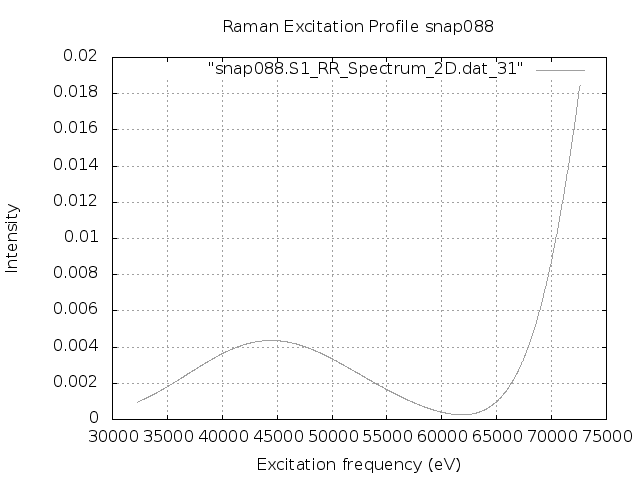

This chart was generated by the following gnuplot code:
set terminal png
set output "snap088.S1.REP_frozen.png"
set xlabel 'Excitation frequency (eV)'
set ylabel 'Intensity'
set title "Raman Excitation Profile snap088"
set grid
set autoscale
plot "snap088.S1_RR_Spectrum_2D.dat_31" with lines lc "blue"
exit
